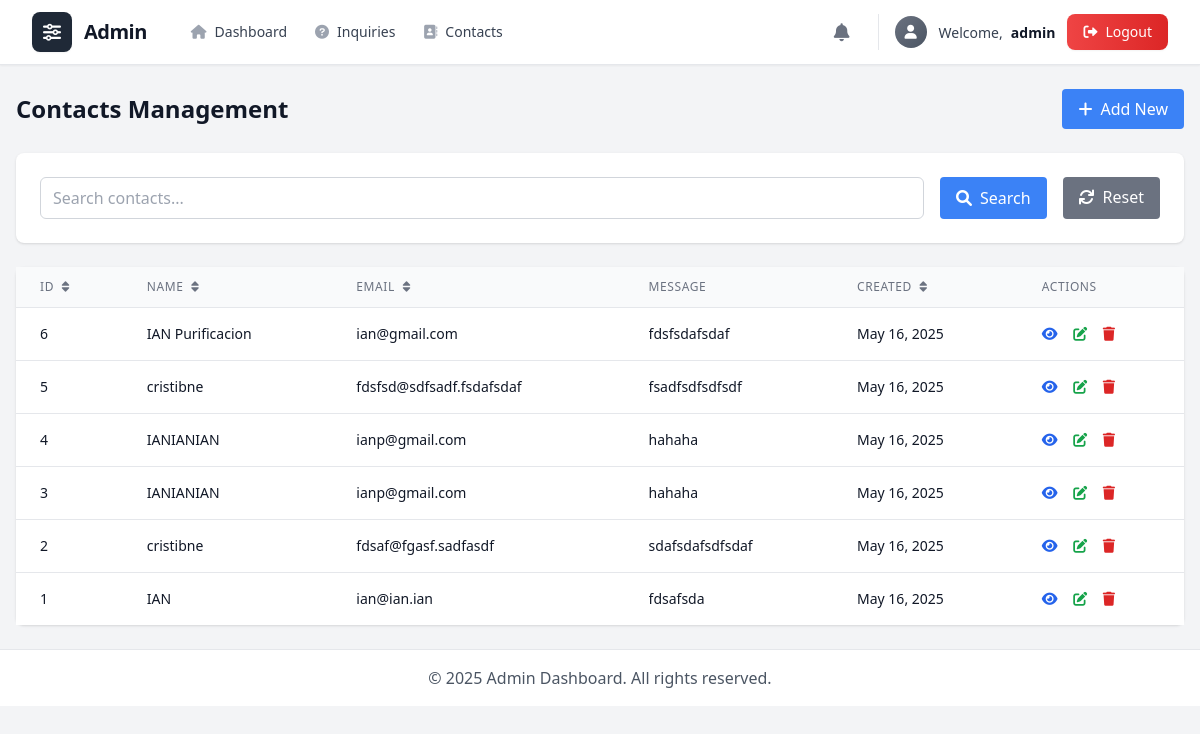
/admin/contact/index.php (signed in), run on an earlier commit of the app's database.
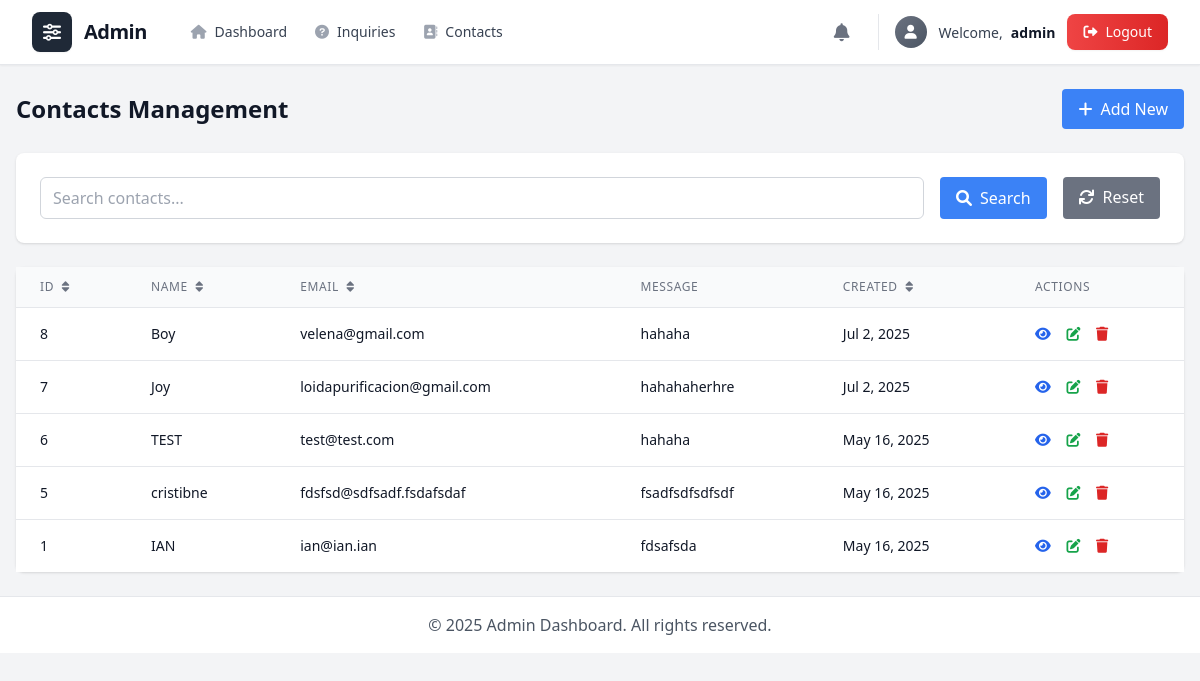
And on a later commit of the database.
### tables this page shows
CREATE TABLE `contact` (
  `id` int(11) NOT NULL,
  `name` varchar(100) NOT NULL,
  `email` varchar(100) NOT NULL,
  `message` text NOT NULL,
  `created_at` timestamp NOT NULL DEFAULT current_timestamp()
);

### admin/includes/database.php (called while the page is built, shortened)
<?php
class Database {
    private $conn;
    public function __construct() {
        try {
            $this->conn = new PDO("mysql:host=" . DB_HOST . ";dbname=" . DB_NAME, DB_USER, DB_PASS);
            $this->conn->setAttribute(PDO::ATTR_ERRMODE, PDO::ERRMODE_EXCEPTION);
        } catch(PDOException $e) {
            die("Connection failed: " . $e->getMessage());
        }
    }
    public function prepare($sql) {
        return $this->conn->prepare($sql);
    }
}
?>

### admin/contact/index.php (the view, shortened to what the changed rows need)
<?php
require_once '../includes/database.php';
$db = new Database();
$sort = $_GET['sort'] ?? 'created_at';
$order = $_GET['order'] ?? 'DESC';
$page = (int)($_GET['page'] ?? 1);
$limit = 10;
$offset = ($page - 1) * $limit;
$where = [];
$params = [];
$whereClause = $where ? "WHERE " . implode(" AND ", $where) : "";
$orderClause = "ORDER BY $sort $order";
$stmt = $db->prepare("SELECT * FROM contact $whereClause $orderClause LIMIT $limit OFFSET $offset");
$stmt->execute($params);
$contacts = $stmt->fetchAll(PDO::FETCH_ASSOC);
include '../includes/header.php';
include '../includes/navbar.php';
?>
<div class="max-w-7xl mx-auto px-4 py-6">
    <div class="flex justify-between items-center mb-6">
        <h1 class="text-2xl font-bold text-gray-900">Contacts Management</h1>
    </div>
    <div class="bg-white rounded-lg shadow">
        <div class="table-container">
            <table class="min-w-full divide-y divide-gray-200">
                <thead class="bg-gray-50">
                    <tr>
                        <th class="px-6 py-3 text-left text-xs font-medium text-gray-500 uppercase tracking-wider cursor-pointer" onclick="toggleSort('id')">
                            ID <i class="fas fa-sort ml-1"></i>
                        </th>
                        <th class="px-6 py-3 text-left text-xs font-medium text-gray-500 uppercase tracking-wider cursor-pointer" onclick="toggleSort('name')">
                            Name <i class="fas fa-sort ml-1"></i>
                        </th>
                        <th class="px-6 py-3 text-left text-xs font-medium text-gray-500 uppercase tracking-wider cursor-pointer" onclick="toggleSort('email')">
                            Email <i class="fas fa-sort ml-1"></i>
                        </th>
                        <th class="px-6 py-3 text-left text-xs font-medium text-gray-500 uppercase tracking-wider">
                            Message
                        </th>
                        <th class="px-6 py-3 text-left text-xs font-medium text-gray-500 uppercase tracking-wider cursor-pointer" onclick="toggleSort('created_at')">
                            Created <i class="fas fa-sort ml-1"></i>
                        </th>
                        <th class="px-6 py-3 text-left text-xs font-medium text-gray-500 uppercase tracking-wider">
                            Actions
                        </th>
                    </tr>
                </thead>
                <tbody class="bg-white divide-y divide-gray-200">
                    <?php foreach ($contacts as $contact): ?>
                        <tr>
                            <td class="px-6 py-4 whitespace-nowrap text-sm text-gray-900"><?= $contact['id'] ?></td>
                            <td class="px-6 py-4 whitespace-nowrap text-sm text-gray-900"><?= htmlspecialchars($contact['name']) ?></td>
                            <td class="px-6 py-4 whitespace-nowrap text-sm text-gray-900"><?= htmlspecialchars($contact['email']) ?></td>
                            <td class="px-6 py-4 text-sm text-gray-900">
                                <div class="max-w-xs truncate"><?= htmlspecialchars($contact['message']) ?></div>
                            </td>
                            <td class="px-6 py-4 whitespace-nowrap text-sm text-gray-900"><?= date('M j, Y', strtotime($contact['created_at'])) ?></td>
                            <td class="px-6 py-4 whitespace-nowrap text-sm font-medium">
                                <a href="view.php?id=<?= $contact['id'] ?>" class="text-blue-600 hover:text-blue-900 mr-3">
                                    <i class="fas fa-eye"></i>
                                </a>
                                <a href="edit.php?id=<?= $contact['id'] ?>" class="text-green-600 hover:text-green-900 mr-3">
                                    <i class="fas fa-edit"></i>
                                </a>
                                <button onclick="confirmDelete(<?= $contact['id'] ?>, 'contact')" class="text-red-600 hover:text-red-900">
                                    <i class="fas fa-trash"></i>
                                </button>
                            </td>
                        </tr>
                    <?php endforeach; ?>
                </tbody>
            </table>
        </div>
    </div>
</div>
<?php include '../includes/footer.php'; ?>

What changed in the data, as far as the page shows it:
removed contact: id "4", name "IANIANIAN", email "ianp@gmail.com", message "hahaha", created_at "May 16, 2025"
removed contact: id "3", name "IANIANIAN", email "ianp@gmail.com", message "hahaha", created_at "May 16, 2025"
removed contact: id "2", name "cristibne", email "fdsaf@fgasf.sadfasdf", message "sdafsdafsdfsdaf", created_at "May 16, 2025"
added contact: id "8", name "Boy", email "velena@gmail.com", message "hahaha", created_at "Jul 2, 2025"
added contact: id "7", name "Joy", email "loidapurificacion@gmail.com", message "hahahaherhre", created_at "Jul 2, 2025"
changed contact id 6: name "IAN Purificacion" → "TEST"; email "ian@gmail.com" → "test@test.com"; message "fdsfsdafsdaf" → "hahaha"
